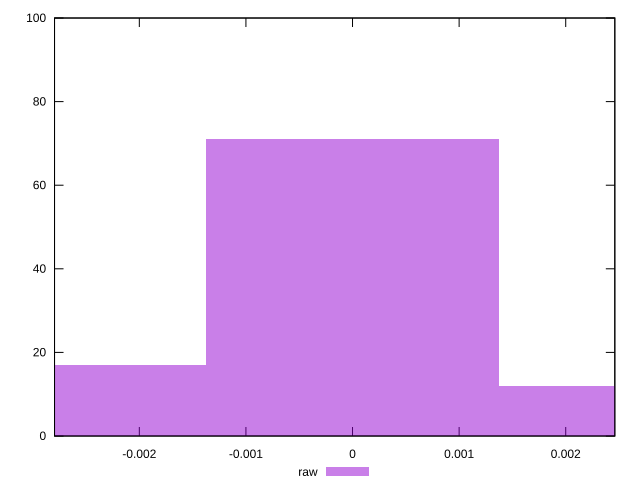

The script that saved this image:
reset

$raw <<EOF
0 71
0.0027450577706537335 12
-0.0027450577706537335 17
EOF

set key outside below
set boxwidth 0.0027450577706537335
set xrange [-0.0027954079311180145:0.0024605922854847246]
set yrange [0:100]
set trange [0:100]
set style fill transparent solid 0.5 noborder
set terminal svg size 640, 490 enhanced background rgb 'white'
set output "report_00017_2021-02-10T15-08-03.406Z/meta/pScore-difference/samples/pages+cached+noadtech/raw/histogram.svg"

plot $raw title "raw" with boxes

reset
